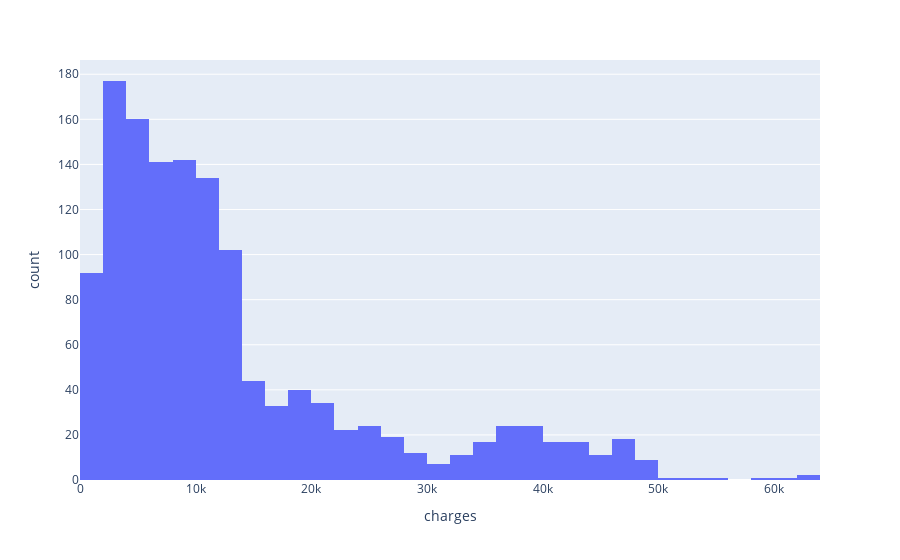

The code cell stored with this chart in its notebook:
### Markdown cell above
### Charges

Let's visualize the distribution of `charges` i.e. the annual medical charges for customers. This is the column we're trying to predict. Let's also use the categorical column `smoker` to distinguish the charges for smokers and non-smokers.

### Code cell
# Here write your code
px.histogram(data, x='charges')

### Figure 1 — Plotly figure (JSON) as saved in the notebook; plotly's stock layout.template omitted (floating-point values rounded to 4 significant figures; data arrays with more than 128 entries replaced by an {"elided": "..."} marker saying what was removed)
{"data": [{"alignmentgroup": "True", "bingroup": "x", "hovertemplate": "charges=%{x}<br>count=%{y}<extra></extra>", "legendgroup": "", "marker": {"color": "#636efa", "pattern": {"shape": ""}}, "name": "", "offsetgroup": "", "orientation": "v", "showlegend": false, "type": "histogram", "x": {"elided": "1338 float values"}, "xaxis": "x", "yaxis": "y"}], "layout": {"barmode": "relative", "legend": {"tracegroupgap": 0}, "margin": {"t": 60}, "xaxis": {"anchor": "y", "domain": [0, 1], "title": {"text": "charges"}}, "yaxis": {"anchor": "x", "domain": [0, 1], "title": {"text": "count"}}}}
